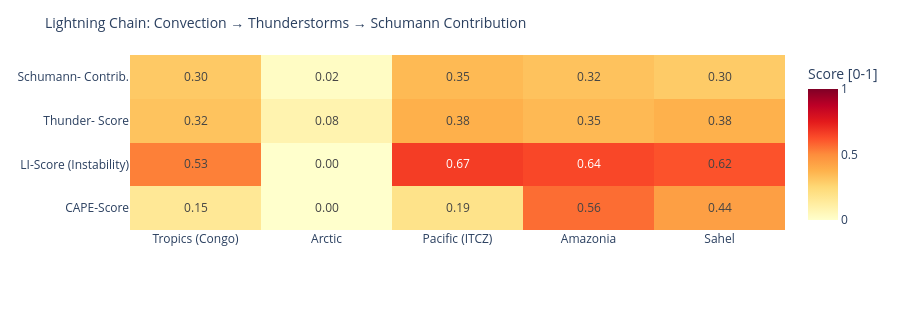

Source (notebook cell):
### Code cell
# ============================================================
# LIGHTNING CHAIN: Convection → Thunderstorms → Schumann
# Shows the causal chain per measurement point as heatmap
# ============================================================

def cape_score(v):
    """CAPE → normalized score [0,1]"""
    if v is None or pd.isna(v): return 0.0
    return min(1.0, float(v) / 3000)

def li_score(v):
    """Lifted Index: negative = unstable → score [0,1]"""
    if v is None or pd.isna(v): return 0.3
    return min(1.0, max(0.0, (-float(v) + 6) / 12))

def cloud_score(v):
    if v is None or pd.isna(v): return 0.3
    return float(v) / 100

def thunder_score(row):
    """Kombinierter Gewitterwahrscheinlichkeits-Score
    CAPE + LI + Bedeckung + WMO-Gewitter + konvektiver Niederschlag (showers)
    Hinweis: X-Ray und Kp sind kein Bestandteil – nur geomagn./solarer Kontext.
    """
    cs = cape_score(row.get('cape'))
    ls = li_score(row.get('li'))
    cl = cloud_score(row.get('cloud'))
    t  = 1.0 if row.get('thunderstorm') else 0.0
    # Convective precipitation (showers) as additional indicator
    sh = min(1.0, (row.get('showers') or 0) / 5.0)
    return round(cs * 0.30 + ls * 0.25 + cl * 0.15 + t * 0.20 + sh * 0.10, 3)

def schumann_contribution(t_score, lat):
    """Schumann contribution: higher in tropics (±30°), scaled by thunderstorm score"""
    lat_weight = max(0.3, 1.0 - abs(lat) / 60)
    return round(t_score * lat_weight, 3)

df_atm['cape_score']   = df_atm.apply(lambda r: cape_score(r['cape']), axis=1)
df_atm['li_score']     = df_atm.apply(lambda r: li_score(r['li']),    axis=1)
df_atm['thunder_score']= df_atm.apply(lambda r: thunder_score(r.to_dict()), axis=1)
df_atm['schumann_contribution'] = df_atm.apply(
    lambda r: schumann_contribution(r['thunder_score'], r['lat']), axis=1)

metrics = ['cape_score', 'li_score', 'thunder_score', 'schumann_contribution']
labels  = ['CAPE-Score', 'LI-Score\n(Instability)', 'Thunder-\nScore', 'Schumann-\nContrib.']
z_data  = [df_atm[m].tolist() for m in metrics]

fig = go.Figure(go.Heatmap(
    z=z_data,
    x=df_atm['point'].tolist(),
    y=labels,
    colorscale='YlOrRd',
    zmin=0, zmax=1,
    text=[[f'{v:.2f}' for v in row] for row in z_data],
    texttemplate='%{text}', textfont=dict(size=12),
    colorbar=dict(title='Score [0-1]')
))
fig.update_layout(
    title=dict(text='Lightning Chain: Convection → Thunderstorms → Schumann Contribution', font=dict(size=14)),
    height=310,
    plot_bgcolor='rgba(0,0,0,0)', paper_bgcolor='rgba(0,0,0,0)',
    margin=dict(l=130, r=80, t=55, b=80)
)
fig.show()

### Figure 1 — Plotly figure (JSON) as saved in the notebook; plotly's stock layout.template omitted (floating-point values rounded to 4 significant figures)
{"data": [{"colorbar": {"title": {"text": "Score [0-1]"}}, "colorscale": [[0.0, "rgb(255,255,204)"], [0.125, "rgb(255,237,160)"], [0.25, "rgb(254,217,118)"], [0.375, "rgb(254,178,76)"], [0.5, "rgb(253,141,60)"], [0.625, "rgb(252,78,42)"], [0.75, "rgb(227,26,28)"], [0.875, "rgb(189,0,38)"], [1.0, "rgb(128,0,38)"]], "text": [["0.15", "0.00", "0.19", "0.56", "0.44"], ["0.53", "0.00", "0.67", "0.64", "0.62"], ["0.32", "0.08", "0.38", "0.35", "0.38"], ["0.30", "0.02", "0.35", "0.32", "0.30"]], "textfont": {"size": 12}, "texttemplate": "%{text}", "type": "heatmap", "x": ["Tropics (Congo)", "Arctic", "Pacific (ITCZ)", "Amazonia", "Sahel"], "y": ["CAPE-Score", "LI-Score\n(Instability)", "Thunder-\nScore", "Schumann-\nContrib."], "z": [[0.1533, 0.0, 0.19, 0.5633, 0.44], [0.525, 0.0, 0.6667, 0.6417, 0.6167], [0.321, 0.081, 0.382, 0.352, 0.378], [0.3, 0.024, 0.35, 0.323, 0.296]], "zmax": 1, "zmin": 0}], "layout": {"height": 310, "margin": {"b": 80, "l": 130, "r": 80, "t": 55}, "paper_bgcolor": "rgba(0,0,0,0)", "plot_bgcolor": "rgba(0,0,0,0)", "title": {"font": {"size": 14}, "text": "Lightning Chain: Convection → Thunderstorms → Schumann Contribution"}}}
